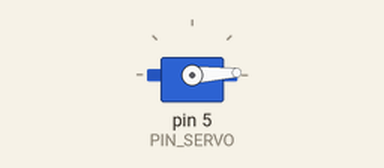
Simulated run of this sketch. Board: Arduino Uno, built with avr-gcc and run on an emulated ATmega328P. On the bench: servo.

Above: at 0.05 s.
At 1.45 s:
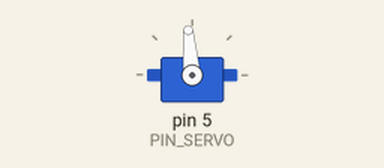
At 2.85 s:
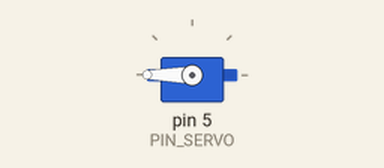
At 5.65 s:
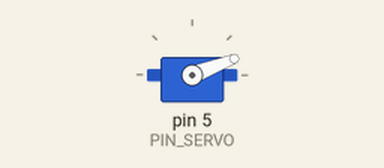
Timing chart, 0 to 8.4 s (numbered marks = the images above):
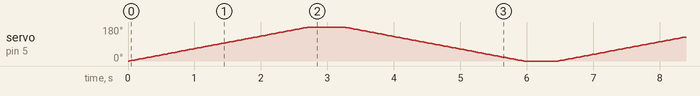

The sketch:

L1_Limpiaparabrisas.ino
```cpp
/*
 * INSANI ROBOTICS - FUNDAMENTOS F5
 * Lección 1: Barrido de Servo (Sweep
 * ------------------------------------------------
 * Objetivo: Mover el servo suavemente de 0 a 180 grados.
 * Librería: Servo.h (Incluida en Arduino IDE)
 */


#include <Servo.h>

// Creamos el objeto para controlar el servo
Servo miServo;

// Variables
const int PIN_SERVO = 5;  // Usamos el Pin 5
int pos = 0;              // Variable para guardar la posición actual

void setup() {
  // Iniciamos el servo en el pin correspondiente
  miServo.attach(PIN_SERVO);
}

void loop() {
  // --- IDA: De 0 a 180 grados ---
  // Aumentamos 1 grado cada vez
  for (pos = 0; pos <= 180; pos += 1) {
    miServo.write(pos);  // Ordenar al servo ir a la posición 'pos'
    delay(15);           // Esperar 15ms para que llegue (Velocidad)
  }

  // Esperamos un momento en el extremo
  delay(500);

  // --- VUELTA: De 180 a 0 grados ---
  // Disminuimos 1 grado cada vez
  for (pos = 180; pos >= 0; pos -= 1) {
    miServo.write(pos);
    delay(15);
  }

  delay(500);
}
```
